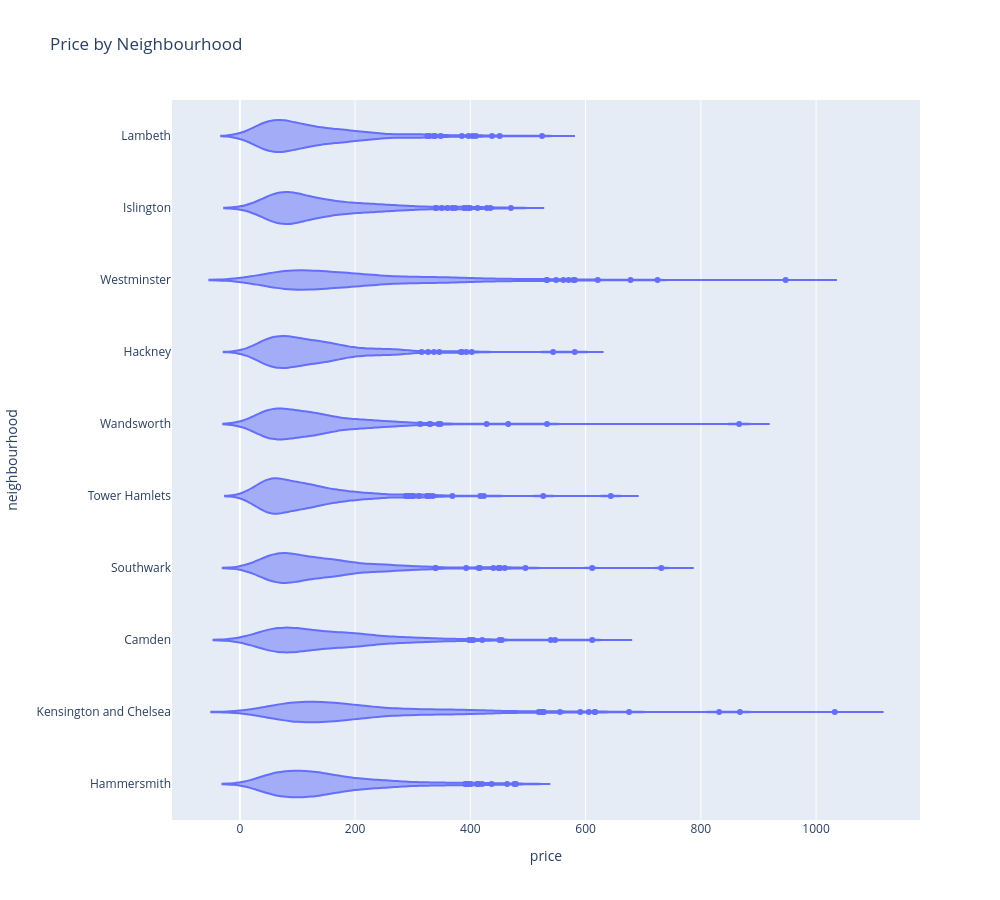

Here is the notebook cell this chart was saved with:
### Markdown cell above
### Example 3 — Violin plot: comparing distributions with shape

### Code cell
# Explorative viz for price dist. by neighbourhood

fig = px.violin(data_frame=df, 
                x='price', y='neighbourhood', 
                title='Price by Neighbourhood',
               height=900, width=1000)
fig.show()

### Figure 1 — Plotly figure (JSON) as saved in the notebook; plotly's stock layout.template omitted (floating-point values rounded to 4 significant figures; data arrays with more than 128 entries replaced by an {"elided": "..."} marker saying what was removed)
{"data": [{"alignmentgroup": "True", "box": {"visible": false}, "hovertemplate": "price=%{x}<br>neighbourhood=%{y}<extra></extra>", "legendgroup": "", "marker": {"color": "#636efa"}, "name": "", "offsetgroup": "", "orientation": "h", "scalegroup": "True", "showlegend": false, "type": "violin", "x": {"elided": "2500 float values"}, "x0": " ", "xaxis": "x", "y": {"elided": "2500 str values"}, "y0": " ", "yaxis": "y"}], "layout": {"height": 900, "legend": {"tracegroupgap": 0}, "title": {"text": "Price by Neighbourhood"}, "violinmode": "group", "width": 1000, "xaxis": {"anchor": "y", "domain": [0, 1], "title": {"text": "price"}}, "yaxis": {"anchor": "x", "domain": [0, 1], "title": {"text": "neighbourhood"}}}}
